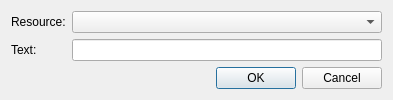
<?xml version="1.0" encoding="UTF-8"?>
<ui version="4.0">
 <class>DrawAttentionDialog</class>
 <widget class="QDialog" name="DrawAttentionDialog">
  <property name="geometry">
   <rect>
    <x>0</x>
    <y>0</y>
    <width>393</width>
    <height>97</height>
   </rect>
  </property>
  <property name="windowTitle">
   <string>Draw attention</string>
  </property>
  <layout class="QVBoxLayout" name="verticalLayout">
   <item>
    <layout class="QFormLayout" name="formLayout">
     <property name="fieldGrowthPolicy">
      <enum>QFormLayout::AllNonFixedFieldsGrow</enum>
     </property>
     <item row="0" column="0">
      <widget class="QLabel" name="label">
       <property name="text">
        <string>Resource:</string>
       </property>
      </widget>
     </item>
     <item row="0" column="1">
      <widget class="QComboBox" name="ResourceBox_"/>
     </item>
     <item row="1" column="0">
      <widget class="QLabel" name="label_2">
       <property name="text">
        <string>Text:</string>
       </property>
      </widget>
     </item>
     <item row="1" column="1">
      <widget class="QLineEdit" name="Text_"/>
     </item>
    </layout>
   </item>
   <item>
    <widget class="QDialogButtonBox" name="buttonBox">
     <property name="orientation">
      <enum>Qt::Horizontal</enum>
     </property>
     <property name="standardButtons">
      <set>QDialogButtonBox::Cancel|QDialogButtonBox::Ok</set>
     </property>
    </widget>
   </item>
  </layout>
 </widget>
 <resources/>
 <connections>
  <connection>
   <sender>buttonBox</sender>
   <signal>accepted()</signal>
   <receiver>DrawAttentionDialog</receiver>
   <slot>accept()</slot>
   <hints>
    <hint type="sourcelabel">
     <x>248</x>
     <y>254</y>
    </hint>
    <hint type="destinationlabel">
     <x>157</x>
     <y>274</y>
    </hint>
   </hints>
  </connection>
  <connection>
   <sender>buttonBox</sender>
   <signal>rejected()</signal>
   <receiver>DrawAttentionDialog</receiver>
   <slot>reject()</slot>
   <hints>
    <hint type="sourcelabel">
     <x>316</x>
     <y>260</y>
    </hint>
    <hint type="destinationlabel">
     <x>286</x>
     <y>274</y>
    </hint>
   </hints>
  </connection>
 </connections>
</ui>
